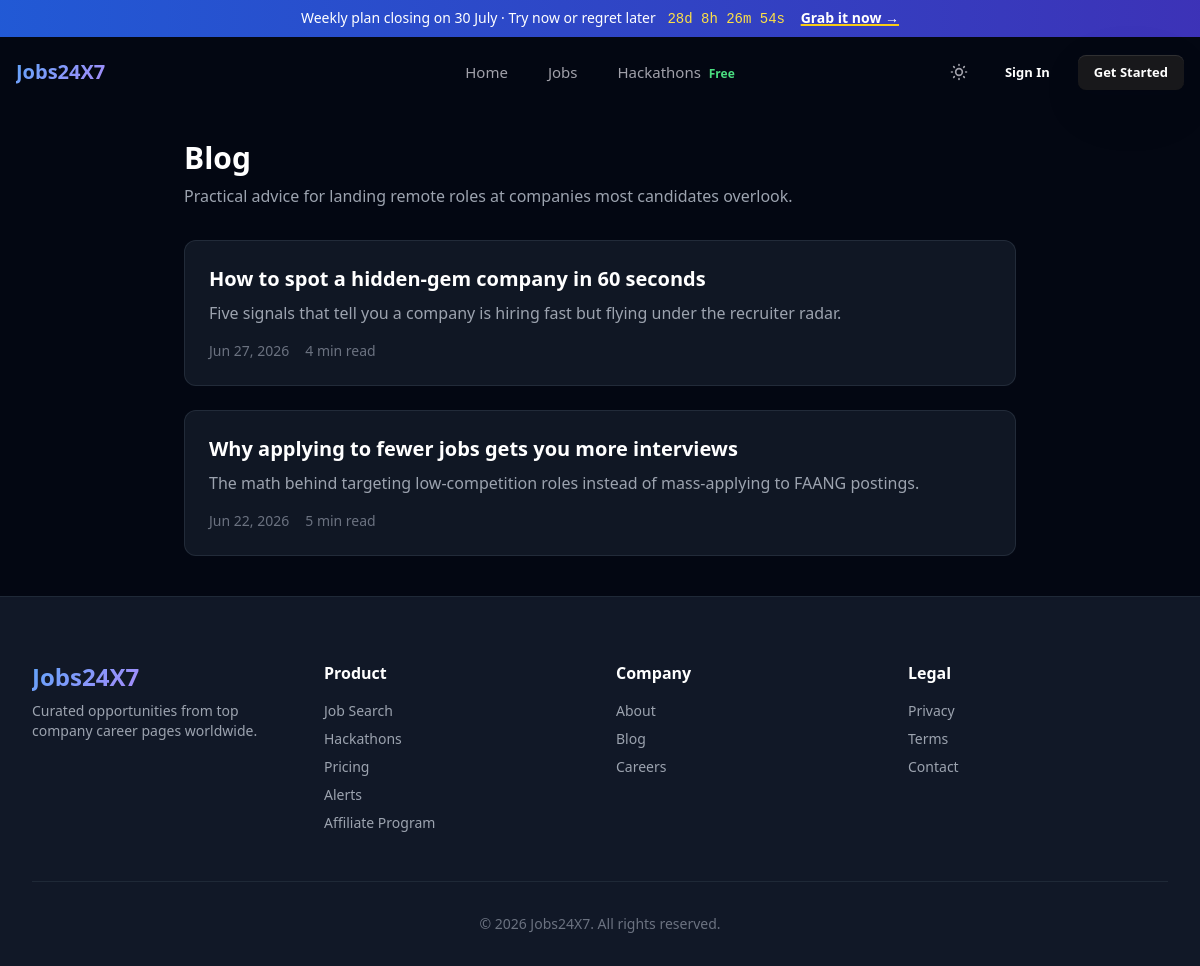
Screenshot of /blog/ with the database file from the repository.
### apps/blog/models.py (models this page shows, shortened)
class BlogPost(models.Model):
    title = models.CharField(max_length=255)
    slug = models.SlugField(unique=True, blank=True)
    author = models.ForeignKey(User, on_delete=models.SET_NULL, null=True, blank=True)
    author_name = models.CharField(max_length=100, default='Jobs24X7 Team')
    content = models.TextField()
    excerpt = models.TextField(blank=True, default='')
    cover_image = models.URLField(blank=True, default='')
    read_time_min = models.IntegerField(default=5)
    is_published = models.BooleanField(default=False)
    published_at = models.DateTimeField(null=True, blank=True)
    created_at = models.DateTimeField(auto_now_add=True)
    updated_at = models.DateTimeField(auto_now=True)
    class Meta:
        ordering = ['-published_at']
        get_latest_by = 'published_at'

### apps/blog/views.py (the view)
# urls.py: path('', views.blog_list, name='blog_list'),
def blog_list(request):
    posts = BlogPost.objects.filter(is_published=True)
    return render(request, 'blog/blog_list.html', {'posts': posts})

### templates/blog/blog_list.html (shortened to what this page needs)
{% extends 'base.html' %}
{% block content %}
<section class="py-10">
    <div class="max-w-4xl mx-auto px-4 sm:px-6 lg:px-8">
        <h1 class="text-3xl font-bold text-white">Blog</h1>
        <p class="text-gray-400 mt-2">Practical advice for landing remote roles at companies most candidates overlook.</p>
        <div class="mt-8 space-y-6">
            {% for post in posts %}
            <article class="bg-gray-800/50 rounded-xl p-6 border border-gray-700/50 hover:border-blue-500/30 hover:-translate-y-0.5 transition-all duration-300">
                <a href="{% url 'blog_detail' post.slug %}" class="block">
                    <h2 class="text-xl font-bold text-white hover:text-blue-400 transition">{{ post.title }}</h2>
                    <p class="text-gray-400 mt-2">{{ post.excerpt|default:post.content|truncatewords:30 }}</p>
                    <div class="mt-4 flex items-center gap-4 text-sm text-gray-500">
                        <span>{{ post.published_at|date:"M d, Y" }}</span>
                        <span>{{ post.read_time_min }} min read</span>
                    </div>
                </a>
            </article>
            {% empty %}
            <div class="text-center py-12 text-gray-500"><p>No articles published yet. Check back soon!</p></div>
            {% endfor %}
        </div>
    </div>
</section>
{% endblock %}

### rows the page displays
BlogPost: title "How to spot a hidden-gem company in 60 seconds", excerpt "Five signals that tell you a company is hiring fast but flying under the recruiter radar.", published_at "Jun 27, 2026", read_time_min "4"
BlogPost: title "Why applying to fewer jobs gets you more interviews", excerpt "The math behind targeting low-competition roles instead of mass-applying to FAANG postings.", published_at "Jun 22, 2026", read_time_min "5"
